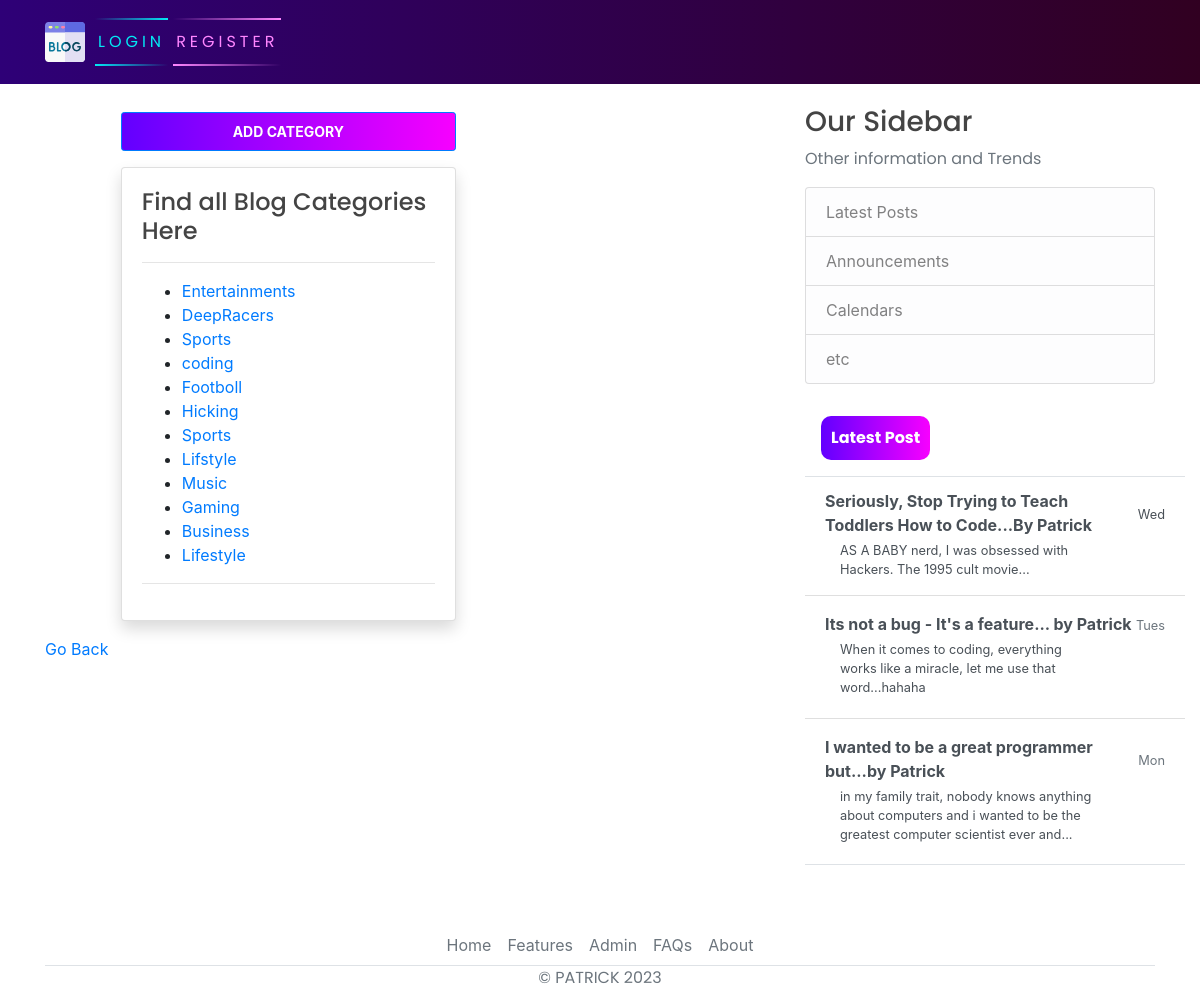
The page /category_list/ on the database as committed earlier.
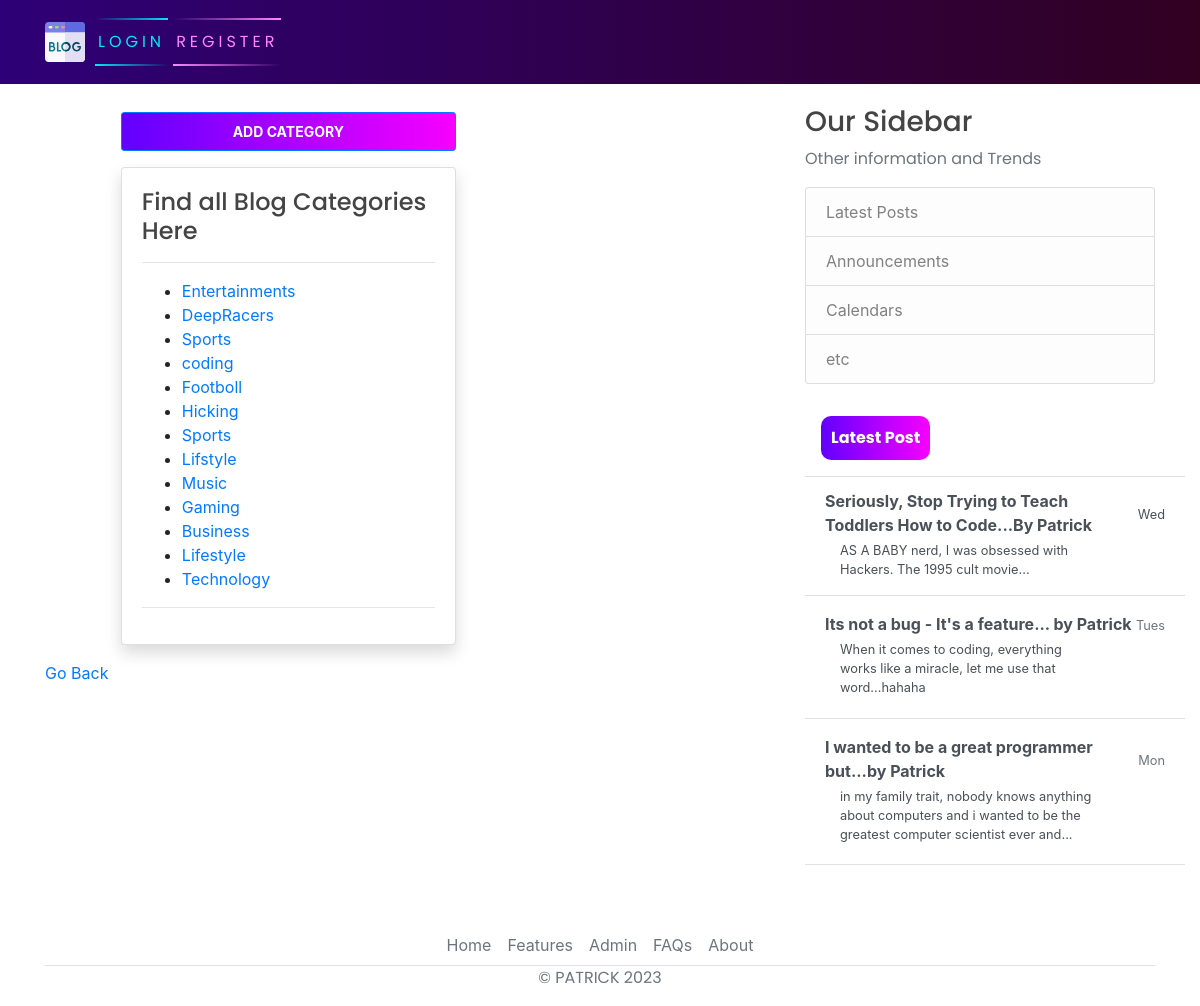
The same page on the database as committed later.
### blog/models.py (models this page shows, shortened)
class Category(models.Model):
    name = models.CharField(max_length=100)
    created_at = models.DateTimeField(auto_now_add=True)
    """
    class Post(models.Model):
    title = models.CharField(max_length=200)
    content=RichTextField(null=True,blank=True)
    image_handler=models.ImageField(null=True,blank=True ,upload_to="images/")
    date_posted = models.DateTimeField(auto_now_add=True)
    author = models.ForeignKey(User, on_delete=models.CASCADE)
    likes = models.ManyToManyField(User, related_name='blog_posts', blank=True)
    category = models.ManyToManyField(Category,default='coding', related_name='posts',blank=True)
    """

### blog/views.py (the view)
# urls.py: path('category_list/', views.category_list, name='category-list'),
def category_list(request):
    categories = Category.objects.all()
    return render(request, 'blog/category_list.html', {'categories': categories})

### blog/templates/blog/category_list.html (shortened to what this page needs)
{% extends 'blog/base.html' %}
{% load crispy_forms_tags %}
  {% load static %}
{% block content %}
<div class="cover">
  <div class="container">
      <div class="row mt-5 pt-5">
          <div class="col-md-6 offset-md-1">
            <div class="text-center my-3">
              <button  class="btn btn-primary btn-sm p-2 " type="submit" ><a class="text-white text-decoration-none" href="{% url 'add_category' %}"><strong>ADD CATEGORY</strong></a></button>
            </div>
              <div class="card my-3 shadow">
                  <div class="card-body">
                      <h4>  Find all Blog Categories  Here </h4>
                      <hr>
                      <ul>
                        {% for category in categories %}
                            <li><a href="{% url 'view_category_posts' category.id %}">{{ category.name }}</a></li>
                        {% empty %}
                            <li>No categories available</li>
                        {% endfor %}
                    </ul>
                      <hr>
                  </div>
              </div>
          </div>
      </div>
  </div>
</div>
<a class="d-flex justify-content-start text-decoration-none"href="{% url 'blog-home' %}" >Go Back  </a>
{% endblock content %}

Rows that differ between the two databases and show on the page:
added Category: name "Technology"
